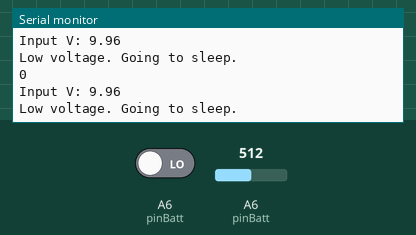
A sketch run on a simulated Arduino MKR. Parts: the last lines printed to the serial monitor. Inputs (shaded band) come from the test bench; at power-on: A6 (pinBatt) = 512, A6 (pinBatt) LOW.

Above: at 3.3 s.
3.4 s: A6 (pinBatt) set to 601
At 4.7 s:
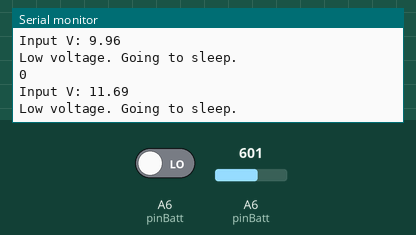
4.9 s: A6 (pinBatt) set to 634
At 5.8 s:
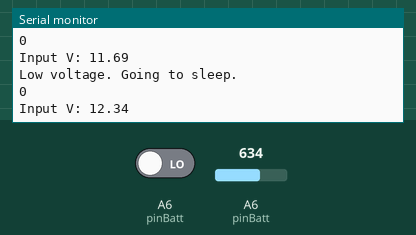
Timing chart, 0 to 7.9 s (numbered marks = the images above; inputs shaded):
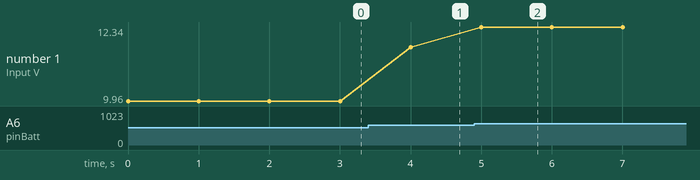

Measured:
- the behaviour switches between 616 and 617 on A6 (pinBatt) (found by bisection; images 1 and 2)
- after the input at 3.4 s, the serial monitor: prints a new line after 0.60 s (image 1)
- after the input at 4.9 s, the serial monitor: prints a new line after 0.10 s (image 2)
- plotted number 1: 9.96 → 11.69 after the input at 3.4 s, 11.69 → 12.34 after the input at 4.9 s

The sketch:

heater-test.ino
```cpp
/*
BOSTON UNIVERSITY ENG-ME692
HEATERBOARD CONTROL PROGRAM
AL LEVINE & ZEWEI WU

Designed for Arduino Nano 33 IOT
*/

//====================================================================================================
//LIBRARIES
#include <Wire.h>             // i2c library
#include <ArduinoLowPower.h>  // low power library
//#include <AHTxx.h>            // temp sensor library https://github.com/enjoyneering/AHTxx

//PIN ASSIGNMENTS
const int pinSDA = A4;             // i2c sda pin
const int pinSCL = A5;             // i2c scl pin
const int pinHeat = 9;             // mosfet control pin
const int pinBatt = A6;            // battery monitor pin
const int pinRelay = A7;           // relay control pin
const int pinRelayInterrupt = 21;  // interrupt pin number for relay, see https://github.com/arduino/ArduinoCore-samd/blob/master/variants/nano_33_iot/variant.cpp
const int pinSheetV = A2;          // sheet voltage
const int pinSheetI = A1;          // sheet current

//VARIABLE ASSIGNMENTS
const int tempMax = 50;                      // celsius, max safe temperature for heater
const int tempMin = 20;                      // celsius, desired operating temperature for heater
float tempCur = 0;                           // store temp result
const float tcr = -0.00055;                  // temperature coefficient of resistance for ito film, (Ω/°C)
const int vMin = 12;                         // volts, minimum safe voltage for battery operation
unsigned long timeStart = 0;                 // store time
unsigned long timerMax = 0.5 * (60 * 1000);  // max time for heater, [min]*[s/min]*[ms/s]=[min]

float vDiv = 0.1658;  // voltage divider value

volatile bool running = false;

//Temp sensor setup
//AHTxx aht21(AHTXX_ADDRESS_X38, AHT2x_SENSOR);  //sensor address, sensor type

//====================================================================================================
//SETUP
void setup() {
  pinMode(pinHeat, INPUT);
  pinMode(pinBatt, INPUT);
  pinMode(pinRelay, INPUT);
  pinMode(pinSheetV, INPUT);
  pinMode(pinSheetI, INPUT);

  Wire.begin();        // join i2c bus
  Serial.begin(9600);  // start serial for output
  while (!Serial) {
    ;  // wait for serial port to connect. Needed for native USB port only
  }
  Serial.println("Serial begin");

  LowPower.attachInterruptWakeup(pinRelayInterrupt, callback, RISING);  // attaches relay pin to wake board and run interrupt function

  timeStart = millis();
}

//====================================================================================================
//LOOP
void loop() {
  Serial.println(running);
  voltCheck();
  thermostat();
  delay(1000);
}

//==================================================
//FUNCTIONS
void callback() {  //interrupt function
  Serial.println("remote button registered");
  if (running == false) {
    Serial.println("Heater ON");
    digitalWrite(13, HIGH);
    running = true;
  } else {
    Serial.println("Heater OFF");
    digitalWrite(13, LOW);
    running = false;
  }
}

void thermostat() {
  if (running == true) {
    digitalWrite(pinHeat, HIGH);
  } else {
    digitalWrite(pinHeat, LOW);
  }
}

void voltCheck() {
  int a = analogRead(pinBatt);          // checks voltage of battery from voltage divider
  float vCur = a / 1023. * 3.3 / vDiv;  // voltage reading from divider
  Serial.print("Input V: ");
  Serial.println(vCur);
  if (vCur <= vMin) {
    Serial.println("Low voltage. Going to sleep.");
    //LowPower.sleep();
  }
}
```
